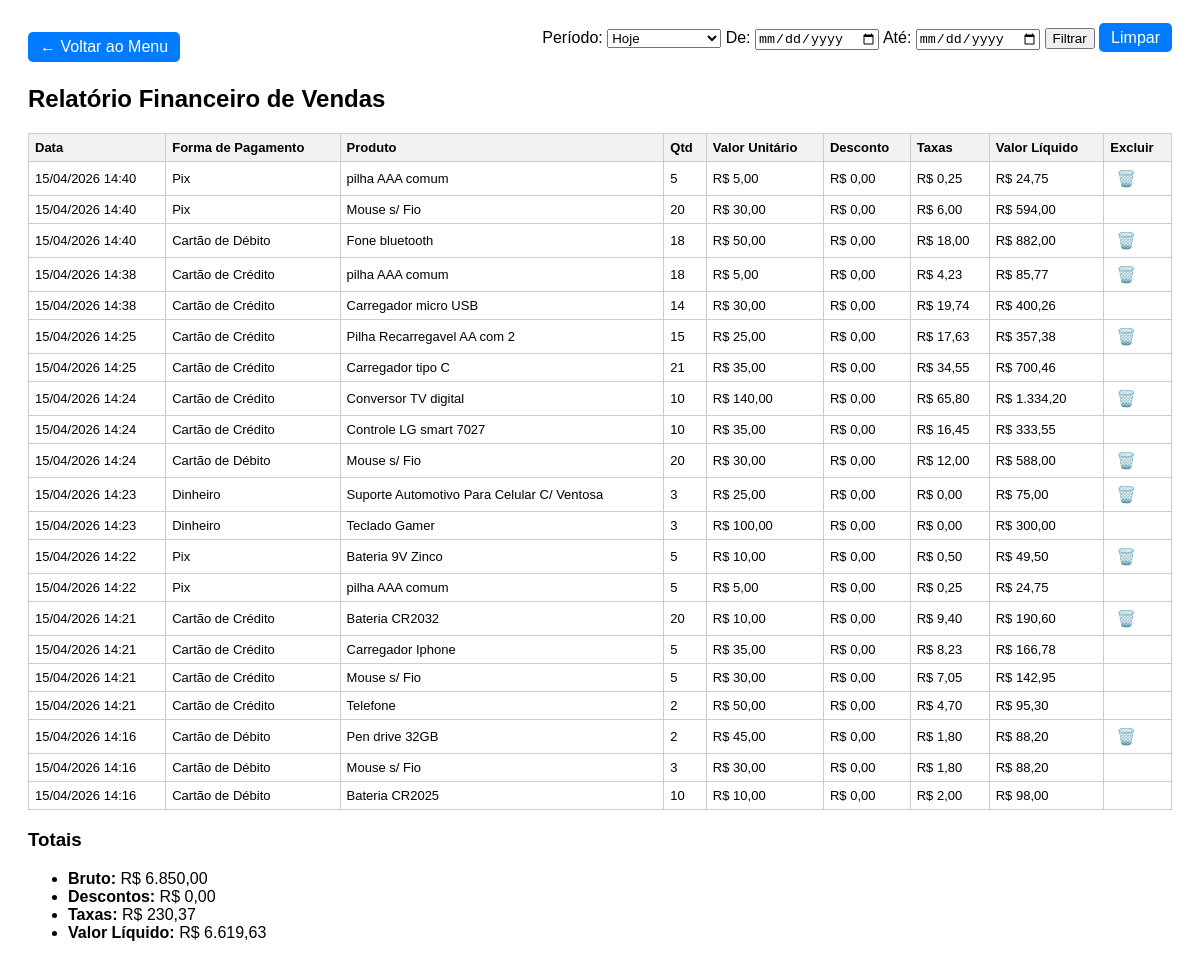
Page /relatorio_vendas_financeiro.php on the committed database.
### tables this page shows
CREATE TABLE `itens_venda` (
  `id` int(11) NOT NULL,
  `id_venda` int(11) NOT NULL,
  `id_produto` int(11) NOT NULL,
  `nome_produto` varchar(100) NOT NULL,
  `quantidade` int(11) NOT NULL,
  `valor_unitario` decimal(10,2) NOT NULL,
  `trocado` tinyint(1) NOT NULL DEFAULT 0
);

CREATE TABLE `vendas` (
  `id_venda` int(11) NOT NULL,
  `data_venda` datetime NOT NULL,
  `forma_pagamento` varchar(50) DEFAULT NULL,
  `total_venda` decimal(10,2) NOT NULL DEFAULT 0.00,
  `desconto` decimal(10,2) DEFAULT 0.00,
  `desconto_total` decimal(10,2) NOT NULL DEFAULT 0.00
);

### relatorio_vendas_financeiro.php (the view, shortened to what this page needs)
<?php
include 'conexao.php';
$periodo = $_GET['periodo'] ?? 'hoje';
$data_inicio = $_GET['data_inicio'] ?? '';
$data_fim = $_GET['data_fim'] ?? '';
if (!empty($data_inicio) && !empty($data_fim)) {
    $condicao_data = "DATE(data_venda) BETWEEN '$data_inicio' AND '$data_fim'";
} else {
    if ($periodo == 'hoje') {
        $condicao_data = "DATE(data_venda) = CURDATE()";
    } elseif ($periodo == '7dias') {
        $condicao_data = "data_venda >= DATE_SUB(CURDATE(), INTERVAL 7 DAY)";
    } else {
        $condicao_data = "data_venda >= DATE_SUB(CURDATE(), INTERVAL 30 DAY)";
    }
}
$sql = "
SELECT
    v.id_venda,
    v.data_venda,
    v.forma_pagamento,
    v.desconto,
    i.id_venda AS id_venda_item,
    i.nome_produto,
    i.quantidade,
    i.valor_unitario
FROM vendas v
JOIN itens_venda i ON v.id_venda = i.id_venda
WHERE $condicao_data
ORDER BY v.data_venda DESC
";
$stmt = $conn->prepare($sql);
$stmt->execute();
$res = $stmt->get_result();
$vendas = [];
while ($row = $res->fetch_assoc()) {
    $vendas[$row['id_venda']]['data_venda'] = $row['data_venda'];
    $vendas[$row['id_venda']]['forma_pagamento'] = $row['forma_pagamento'];
    $vendas[$row['id_venda']]['desconto_total'] = $row['desconto'] ?? 0.0;
    $vendas[$row['id_venda']]['itens'][] = $row;
}
$taxas = [
    'Cartão de Crédito' => 0.047,
    'Cartão de Débito' => 0.02,
    'Pix' => 0.01,
    'Dinheiro' => 0.00,
];
$total_bruto = 0;
$total_taxas = 0;
$total_descontos = 0;
$total_liquido = 0;
?>
<!DOCTYPE html>
<html>
<head>
</head>
<body>
<div class="topo">
    <a href="pagina_inicial.php">← Voltar ao Menu</a>
    <form method="get" class="filtros">
        <label>Período:
            <select name="periodo" onchange="this.form.submit()">
                <option value="hoje" <?= $periodo == 'hoje' ? 'selected' : '' ?>>Hoje</option>
            </select>
        </label>
        <label>De:
            <input type="date" name="data_inicio" value="<?= $_GET['data_inicio'] ?? '' ?>">
        </label>
        <label>Até:
            <input type="date" name="data_fim" value="<?= $_GET['data_fim'] ?? '' ?>">
        </label>
        <button type="submit">Filtrar</button>
        <a href="relatorio_vendas_financeiro.php" class="btn-limpar">Limpar</a>
    </form>
</div>
<h2>Relatório Financeiro de Vendas</h2>
<table>
    <thead>
        <tr>
            <th>Data</th>
            <th>Forma de Pagamento</th>
            <th>Produto</th>
            <th>Qtd</th>
            <th>Valor Unitário</th>
            <th>Desconto</th>
            <th>Taxas</th>
            <th>Valor Líquido</th>
            <th>Excluir</th>
        </tr>
    </thead>
    <tbody>
        <?php foreach ($vendas as $id_venda => $venda):
            $forma = $venda['forma_pagamento'];
            $desconto_total = floatval($venda['desconto_total']);
            $taxa_percentual = $taxas[$forma] ?? 0.00;
            $total_sem_desconto = 0;
            foreach ($venda['itens'] as $item) {
                $total_sem_desconto += $item['quantidade'] * $item['valor_unitario'];
            }
            $primeiroItem = true;
            foreach ($venda['itens'] as $item):
                $quantidade = $item['quantidade'];
                $unitario = $item['valor_unitario'];
                $subtotal = $quantidade * $unitario;
                $desconto_item = $total_sem_desconto > 0 ? ($subtotal / $total_sem_desconto) * $desconto_total : 0;
                $base_taxa = $subtotal - $desconto_item;
                $valor_taxa = $base_taxa * $taxa_percentual;
                $valor_liquido = $base_taxa - $valor_taxa;
                $total_bruto += $subtotal;
                $total_descontos += $desconto_item;
                $total_taxas += $valor_taxa;
                $total_liquido += $valor_liquido;
        ?>
        <tr>
            <td><?= date('d/m/Y H:i', strtotime($venda['data_venda'])) ?></td>
            <td><?= htmlspecialchars($forma) ?></td>
            <td><?= htmlspecialchars($item['nome_produto']) ?></td>
            <td><?= $quantidade ?></td>
            <td>R$ <?= number_format($unitario, 2, ',', '.') ?></td>
            <td>R$ <?= number_format($desconto_item, 2, ',', '.') ?></td>
            <td>R$ <?= number_format($valor_taxa, 2, ',', '.') ?></td>
            <td>R$ <?= number_format($valor_liquido, 2, ',', '.') ?></td>
            <td>
                <?php if ($primeiroItem): ?>
                <form method="POST" action="excluir_venda.php" onsubmit="return confirm('Tem certeza que deseja excluir a venda ID <?= $id_venda ?>?');" style="margin:0;">
                    <button type="submit" class="excluir-btn" title="Excluir Venda">
                        🗑️
                    </button>
                </form>
                <?php endif; ?>
            </td>
        </tr>
        <?php
            $primeiroItem = false;
            endforeach;
        endforeach;
        ?>
    </tbody>
</table>
<h3>Totais</h3>
<ul>
    <li><strong>Bruto:</strong> R$ <?= number_format($total_bruto, 2, ',', '.') ?></li>
    <li><strong>Descontos:</strong> R$ <?= number_format($total_descontos, 2, ',', '.') ?></li>
    <li><strong>Taxas:</strong> R$ <?= number_format($total_taxas, 2, ',', '.') ?></li>
    <li><strong>Valor Líquido:</strong> R$ <?= number_format($total_liquido, 2, ',', '.') ?></li>
</ul>
</body>
</html>

### relatorio_vendas_financeiro.php (style rules this page uses)
body { font-family: Arial; padding: 20px; }
table { width: 100%; border-collapse: collapse; margin-top: 10px; }
th, td { padding: 6px; border: 1px solid #ccc; text-align: left; font-size: 13px; }
th { background-color: #f2f2f2; }
.topo { margin-bottom: 20px; display: flex; justify-content: space-between; align-items: center; }
.topo a { text-decoration: none; background: #007bff; color: white; padding: 6px 12px; border-radius: 5px; }
.filtros { margin-bottom: 15px; }
.excluir-btn { background: none; border: none; cursor: pointer; font-size: 16px; color: #dc3545; transition: color 0.3s ease; }

### rows in the picture
itens_venda: data_venda "15/04/2026 14:40", forma "Pix", nome_produto "pilha AAA comum", quantidade "5", valor_unitario "5,00", desconto_item "0,00", valor_taxa "0,25", valor_liquido "24,75"
itens_venda: data_venda "15/04/2026 14:40", forma "Pix", nome_produto "Mouse s/ Fio", quantidade "20", valor_unitario "30,00", desconto_item "0,00", valor_taxa "6,00", valor_liquido "594,00"
itens_venda: id_venda.data_venda "15/04/2026 14:40", id_venda.forma_pagamento "Cartão de Débito", nome_produto "Fone bluetooth", quantidade "18", valor_unitario "50,00", desconto_item "0,00", valor_taxa "18,00", valor_liquido "882,00"
itens_venda: data_venda "15/04/2026 14:38", forma "Cartão de Crédito", nome_produto "pilha AAA comum", quantidade "18", valor_unitario "5,00", desconto_item "0,00", valor_taxa "4,23", valor_liquido "85,77"
itens_venda: data_venda "15/04/2026 14:38", forma "Cartão de Crédito", nome_produto "Carregador micro USB", quantidade "14", valor_unitario "30,00", desconto_item "0,00", valor_taxa "19,74", valor_liquido "400,26"
itens_venda: data_venda "15/04/2026 14:25", forma "Cartão de Crédito", nome_produto "Pilha Recarregavel AA com 2", quantidade "15", valor_unitario "25,00", desconto_item "0,00", valor_taxa "17,63", valor_liquido "357,38"
itens_venda: data_venda "15/04/2026 14:25", forma "Cartão de Crédito", nome_produto "Carregador tipo C", quantidade "21", valor_unitario "35,00", desconto_item "0,00", valor_taxa "34,55", valor_liquido "700,46"
itens_venda: data_venda "15/04/2026 14:24", forma "Cartão de Crédito", nome_produto "Conversor TV digital", quantidade "10", valor_unitario "140,00", desconto_item "0,00", valor_taxa "65,80", valor_liquido "1.334,20"
itens_venda: data_venda "15/04/2026 14:24", forma "Cartão de Crédito", nome_produto "Controle LG smart 7027", quantidade "10", valor_unitario "35,00", desconto_item "0,00", valor_taxa "16,45", valor_liquido "333,55"
itens_venda: id_venda.data_venda "15/04/2026 14:24", id_venda.forma_pagamento "Cartão de Débito", nome_produto "Mouse s/ Fio", quantidade "20", valor_unitario "30,00", desconto_item "0,00", valor_taxa "12,00", valor_liquido "588,00"
itens_venda: data_venda "15/04/2026 14:23", forma "Dinheiro", nome_produto "Suporte Automotivo Para Celular C/ Ventosa", quantidade "3", valor_unitario "25,00", desconto_item "0,00", valor_taxa "0,00", valor_liquido "75,00"
itens_venda: data_venda "15/04/2026 14:23", forma "Dinheiro", nome_produto "Teclado Gamer", quantidade "3", valor_unitario "100,00", desconto_item "0,00", valor_taxa "0,00", valor_liquido "300,00"
itens_venda: data_venda "15/04/2026 14:22", forma "Pix", nome_produto "Bateria 9V Zinco", quantidade "5", valor_unitario "10,00", desconto_item "0,00", valor_taxa "0,50", valor_liquido "49,50"
itens_venda: data_venda "15/04/2026 14:22", forma "Pix", nome_produto "pilha AAA comum", quantidade "5", valor_unitario "5,00", desconto_item "0,00", valor_taxa "0,25", valor_liquido "24,75"
itens_venda: data_venda "15/04/2026 14:21", forma "Cartão de Crédito", nome_produto "Bateria CR2032", quantidade "20", valor_unitario "10,00", desconto_item "0,00", valor_taxa "9,40", valor_liquido "190,60"
itens_venda: data_venda "15/04/2026 14:21", forma "Cartão de Crédito", nome_produto "Carregador Iphone", quantidade "5", valor_unitario "35,00", desconto_item "0,00", valor_taxa "8,23", valor_liquido "166,78"
itens_venda: data_venda "15/04/2026 14:21", forma "Cartão de Crédito", nome_produto "Mouse s/ Fio", quantidade "5", valor_unitario "30,00", desconto_item "0,00", valor_taxa "7,05", valor_liquido "142,95"
itens_venda: data_venda "15/04/2026 14:21", forma "Cartão de Crédito", nome_produto "Telefone", quantidade "2", valor_unitario "50,00", desconto_item "0,00", valor_taxa "4,70", valor_liquido "95,30"
itens_venda: data_venda "15/04/2026 14:16", forma "Cartão de Débito", nome_produto "Pen drive 32GB", quantidade "2", valor_unitario "45,00", desconto_item "0,00", valor_taxa "1,80", valor_liquido "88,20"
itens_venda: data_venda "15/04/2026 14:16", forma "Cartão de Débito", nome_produto "Mouse s/ Fio", quantidade "3", valor_unitario "30,00", desconto_item "0,00", valor_taxa "1,80", valor_liquido "88,20"
itens_venda: data_venda "15/04/2026 14:16", forma "Cartão de Débito", nome_produto "Bateria CR2025", quantidade "10", valor_unitario "10,00", desconto_item "0,00", valor_taxa "2,00", valor_liquido "98,00"

### other values in the picture
$total_bruto "6.850,00"
$total_descontos "0,00"
$total_taxas "230,37"
$total_liquido "6.619,63"
